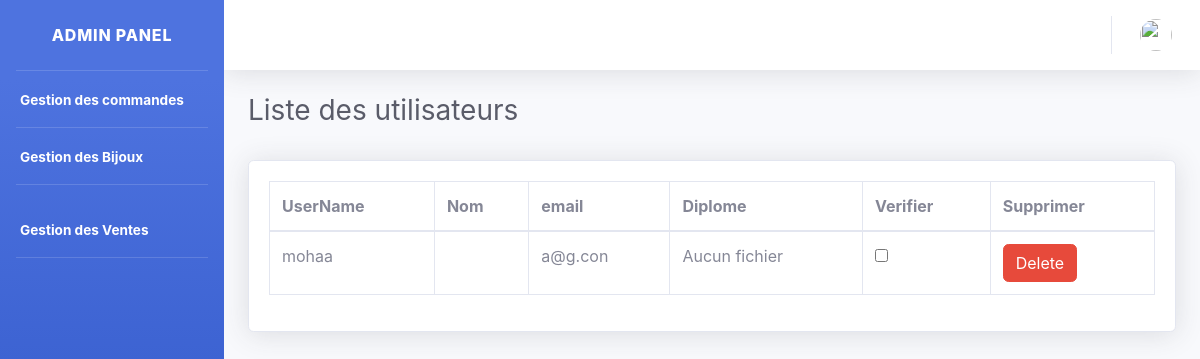
Screenshot of /gestion/admin/ (signed in) with the database file from the repository.
### gestion/models.py (models this page shows, shortened)
class User(AbstractUser):
    email = models.EmailField(unique=False)
    file = models.FileField(upload_to='diplomes/', null=True, blank=True)
    is_verified = models.BooleanField(default=False)

### gestion/views.py (the view)
# urls.py: path("admin/", views.admin, name="admin"),
@login_required
def admin(request):
    userss=User.objects.all()
    context={
        'users':userss,
    }
    return render(request,"admin/user.html",context)

### myapp/templates/admin/user.html (shortened to what this page needs)
{% extends 'admin_base.html' %}
{% load static %}
{% block content %}
                <div class="container-fluid">
                    <h1 class="h3 mb-2 text-gray-800">Liste des utilisateurs
                    </h1>
                    <br>
                    <div class="card shadow mb-4">
                        <div class="card-body">
                            <div class="table-responsive">
                                <table class="table table-bordered" id="dataTable" width="100%" cellspacing="0">
                                    <thead>
                                        <tr>
                                            <th>UserName</th>
                                            <th>Nom</th>
                                            <th>email</th>
                                            <th>Diplome</th>
                                            <th>Verifier</th>
                                            <th>Supprimer</th>
                                        </tr>
                                    </thead>
                                    <tbody>
                                        {% for user in users %}
                                        <tr>
                                            <td>{{ user.username }}</td>
                                            <td>{{ user.first_name }} {{ user.last_name }}</td>
                                            <td>{{ user.email }}</td>
                                            <td>
                                                {% if user.file %}
                                                  <a href="{{ user.file.url }}" download>Télécharger</a>
                                                {% else %}
                                                  Aucun fichier
                                                {% endif %}
                                              </td>
                                            <td>
                                                <form method="POST" action="{% url 'verify_user' user.id %}">
                                                    <input
                                                    type="checkbox"
                                                    onchange="this.form.submit()"
                                                    title="Vérifié ?"
                                                    >
                                                </form>
                                            </td>
                                            <td><a href= type="button" class="btn btn-danger">Delete</a></td>
                                        </tr>
                                        {% endfor %}
                                    </tbody>
                                </table>
                            </div>
                        </div>
                    </div>
                </div>
            </div>
        </div>
    </div>
    {% endblock %}

### rows the page displays
User: username "mohaa", email "a@g.con", file "Aucun fichier"
